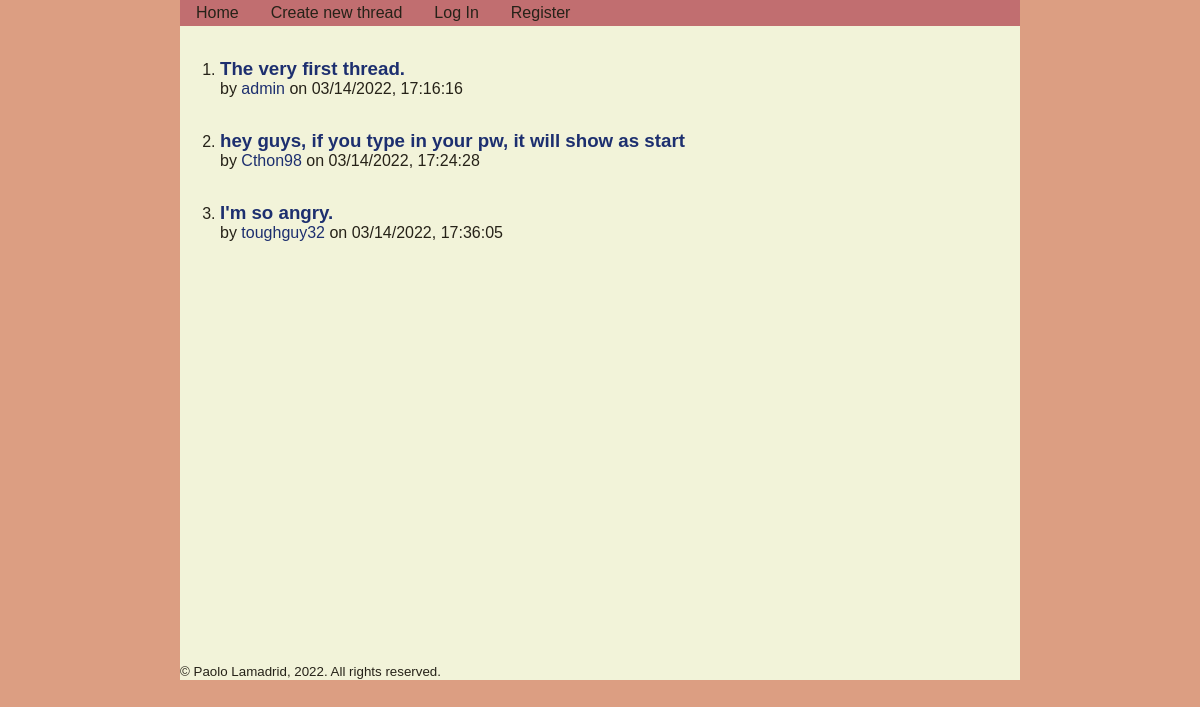
Before: / with the older database file.
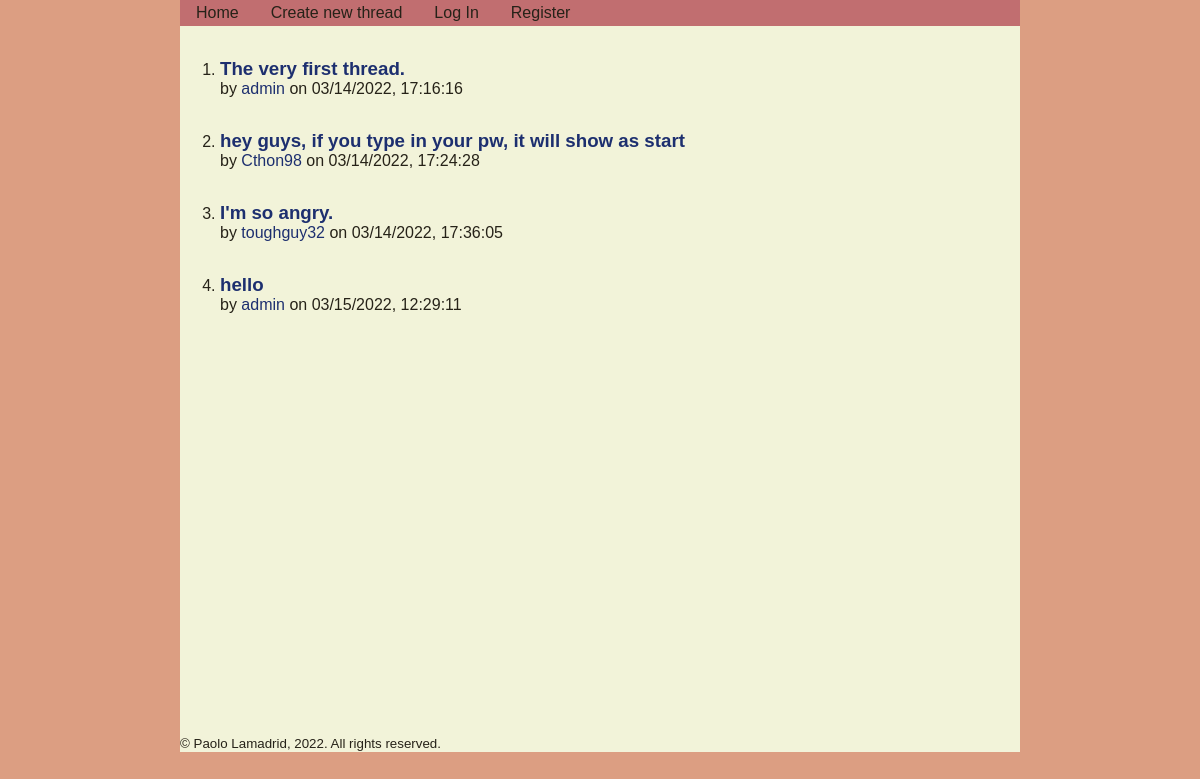
After: the same page with the newer database file.
### tables this page shows
CREATE TABLE threads
(
    thread_id INTEGER PRIMARY KEY AUTOINCREMENT,
    title TEXT NOT NULL,
    body TEXT NOT NULL,
    date_created TEXT NOT NULL,
    user_poster TEXT NOT NULL
);

### app.py (the view)
@app.route("/")
def index():
    db = get_db()
    threads = db.execute("""
        SELECT * FROM threads;
    """).fetchall()
    return render_template("index.html", threads=threads)

### app.py (called while the page is built)
@app.before_request
def load_logged_in_user():
    g.user = session.get("username", None)
    g.is_admin = session.get("is_admin", False)

### database.py (called while the page is built)
def get_db():
    if "db" not in g:
        g.db = sqlite3.connect(DATABASE,
            detect_types=sqlite3.PARSE_DECLTYPES
        )
        g.db.row_factory = sqlite3.Row
    return g.db

### templates/index.html (shortened to what this page needs)
{% extends 'base.html' %}
{% block main_content %}
<ol>
{% for thread in threads %}
    <li class="thread_thumbnail">
        <h3>
            <a href="{{ url_for('thread', thread_id=thread['thread_id']) }}">
                {{ thread["title"] }}
            </a>
        </h3>
        <p>
            by <a href="{{ url_for('user_profile', username=thread['user_poster']) }}">{{ thread["user_poster"] }}</a> on {{ thread["date_created"] }}
        </p>
    </li>
{% endfor %}
</ol>
{% endblock %}

### templates/base.html (shortened to what this page needs)
<!DOCTYPE html>
<html lang="en">
<head>
    <link rel="stylesheet" href="{{ url_for('static', filename='styles.css') }}" />
</head>
<body>
    <nav>
        <a href="{{ url_for('index') }}">
            Home
        </a>
        <a href="{{ url_for('post_thread') }}">
            Create new thread
        </a>
        {% if g.user %}
            <a href="{{ url_for('user_profile', username=g.user) }}">
                User Profile
            </a>
            <a href="{{ url_for('logout') }}">
                Log Out
            </a>
        {% else %}
            <a href="{{ url_for('login') }}">
                Log In
            </a>
            <a href="{{ url_for('register') }}">
                Register
            </a>
        {% endif %}
    </nav>
    {% block main_content %}
    {% endblock %}
    <footer>
        <small>&copy; Paolo Lamadrid, 2022. All rights reserved.</small>
    </footer>
</body>
</html>

### static/styles.css (style rules this page uses)
:root { font-size: 16px; --bgcolor: #DC9E82; --txtcolor: #262218; --bodycolor: #F2F3D9; --linkcolor: #1D2F6F; --warningcolor: #C1292E; --accentcolor: #C16E70; background-color: var(--bgcolor); }
body { background-color: var(--bodycolor); color: var(--txtcolor); font-family: 'Montserrat', Arial, sans-serif; font-size: 1rem; width: 70%; margin: auto auto; }
footer { margin-top: 50%; }
a { text-decoration: none; color: var(--linkcolor); }
nav { background-color: var(--accentcolor); display: flex; justify-content: flex-start; }
nav a { color: var(--txtcolor); margin: 0.25rem 1rem; }
.thread_thumbnail h3, .thread_detailed h1 { margin-top: 2rem; margin-bottom: 0; }
.thread_thumbnail p, .thread_detailed p { margin: 0; }

Changed rows visible on the page:
added threads: title "hello", user_poster "admin", date_created "03/15/2022, 12:29:11"
